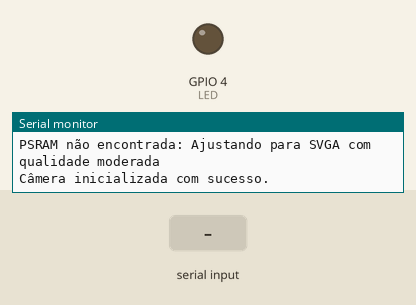
A sketch run on a simulated ESP32. On the bench: output pins drawn as LEDs (lit = HIGH), the last lines printed to the serial monitor. Inputs (shaded band) come from the test bench. The camera gives no picture.

Above: at 1.5 s.
1.6 s: "t" received over Serial
At 2.0 s:
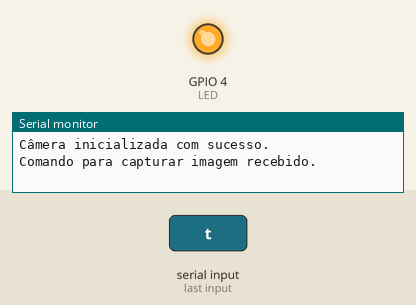
Timing chart, 0 to 4.6 s (numbered marks = the images above; inputs shaded):
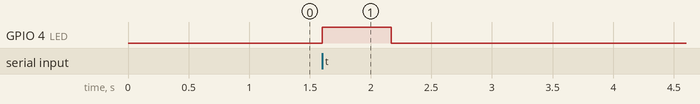

The sketch:

main.ino
```cpp
#include "esp_camera.h"
#include "Arduino.h"
#include <base64.h>

#define LED 4

// Definição dos pinos da câmera (confirme se estão corretos)
#define PWDN_GPIO_NUM     32
#define RESET_GPIO_NUM    -1
#define XCLK_GPIO_NUM      0
#define SIOD_GPIO_NUM     26
#define SIOC_GPIO_NUM     27
#define Y9_GPIO_NUM       35
#define Y8_GPIO_NUM       34
#define Y7_GPIO_NUM       39
#define Y6_GPIO_NUM       36
#define Y5_GPIO_NUM       21
#define Y4_GPIO_NUM       19
#define Y3_GPIO_NUM       18
#define Y2_GPIO_NUM        5
#define VSYNC_GPIO_NUM    25
#define HREF_GPIO_NUM     23
#define PCLK_GPIO_NUM     22

camera_config_t config;  // Configuração da câmera

void setup() {
  Serial.begin(115200);
  pinMode(LED, OUTPUT);

  // Configuração da câmera
  config.ledc_channel = LEDC_CHANNEL_0;
  config.ledc_timer = LEDC_TIMER_0;
  config.pin_d0 = Y2_GPIO_NUM;
  config.pin_d1 = Y3_GPIO_NUM;
  config.pin_d2 = Y4_GPIO_NUM;
  config.pin_d3 = Y5_GPIO_NUM;
  config.pin_d4 = Y6_GPIO_NUM;
  config.pin_d5 = Y7_GPIO_NUM;
  config.pin_d6 = Y8_GPIO_NUM;
  config.pin_d7 = Y9_GPIO_NUM;
  config.pin_xclk = XCLK_GPIO_NUM;
  config.pin_pclk = PCLK_GPIO_NUM;
  config.pin_vsync = VSYNC_GPIO_NUM;
  config.pin_href = HREF_GPIO_NUM;
  config.pin_sscb_sda = SIOD_GPIO_NUM;
  config.pin_sscb_scl = SIOC_GPIO_NUM;
  config.pin_pwdn = PWDN_GPIO_NUM;
  config.pin_reset = RESET_GPIO_NUM;
  config.xclk_freq_hz = 20000000;
  config.pixel_format = PIXFORMAT_JPEG;

  // Verifica se o ESP32 tem PSRAM e ajusta a qualidade da imagem
  if (psramFound()) {
    config.frame_size = FRAMESIZE_CIF;  // Tamanho do frame
    config.jpeg_quality = 10;  // Qualidade da imagem
    config.fb_count = 2;  // Frame buffer
    Serial.println("PSRAM encontrada: Ajustando para CIF com alta qualidade");
  } else {
    config.frame_size = FRAMESIZE_SVGA;
    config.jpeg_quality = 12;
    config.fb_count = 1;
    Serial.println("PSRAM não encontrada: Ajustando para SVGA com qualidade moderada");
  }

  // Inicializa a câmera uma vez no setup
  esp_err_t err = esp_camera_init(&config);
  if (err != ESP_OK) {
    Serial.printf("Falha na inicialização da câmera: 0x%x\n", err);
    return;
  }
  Serial.println("Câmera inicializada com sucesso.");
}

void loop() {
  // Verifica se foi recebido o comando para capturar a foto (tecla 't' = 116)
  if (Serial.read() == 't') {
    Serial.println("Comando para capturar imagem recebido.");

    camera_fb_t * fb = NULL;
    digitalWrite(LED, HIGH);  // Liga o LED para indicar captura
    delay(500);

    // Captura a foto
    fb = esp_camera_fb_get();
    if (!fb) {
      Serial.println("Erro ao capturar imagem.");
      return;
    } else {
      // Converte a imagem capturada para base64
      Serial.println("Imagem capturada com sucesso. Convertendo para base64...");
      String base64data = base64::encode(fb->buf, fb->len);

      // Envia a imagem base64 pela serial
      Serial.println("#Inicio:");
      Serial.println(base64data);
      Serial.println("#Fim");
    }

    esp_camera_fb_return(fb);  // Retorna o frame buffer à câmera
    digitalWrite(LED, LOW);  // Desliga o LED após a captura
    Serial.println("Captura concluída.");
  }
}
```

Measured:
- after the input at 1.6 s, GPIO 4 (LED): LOW → HIGH at once, → LOW 0.57 s later
